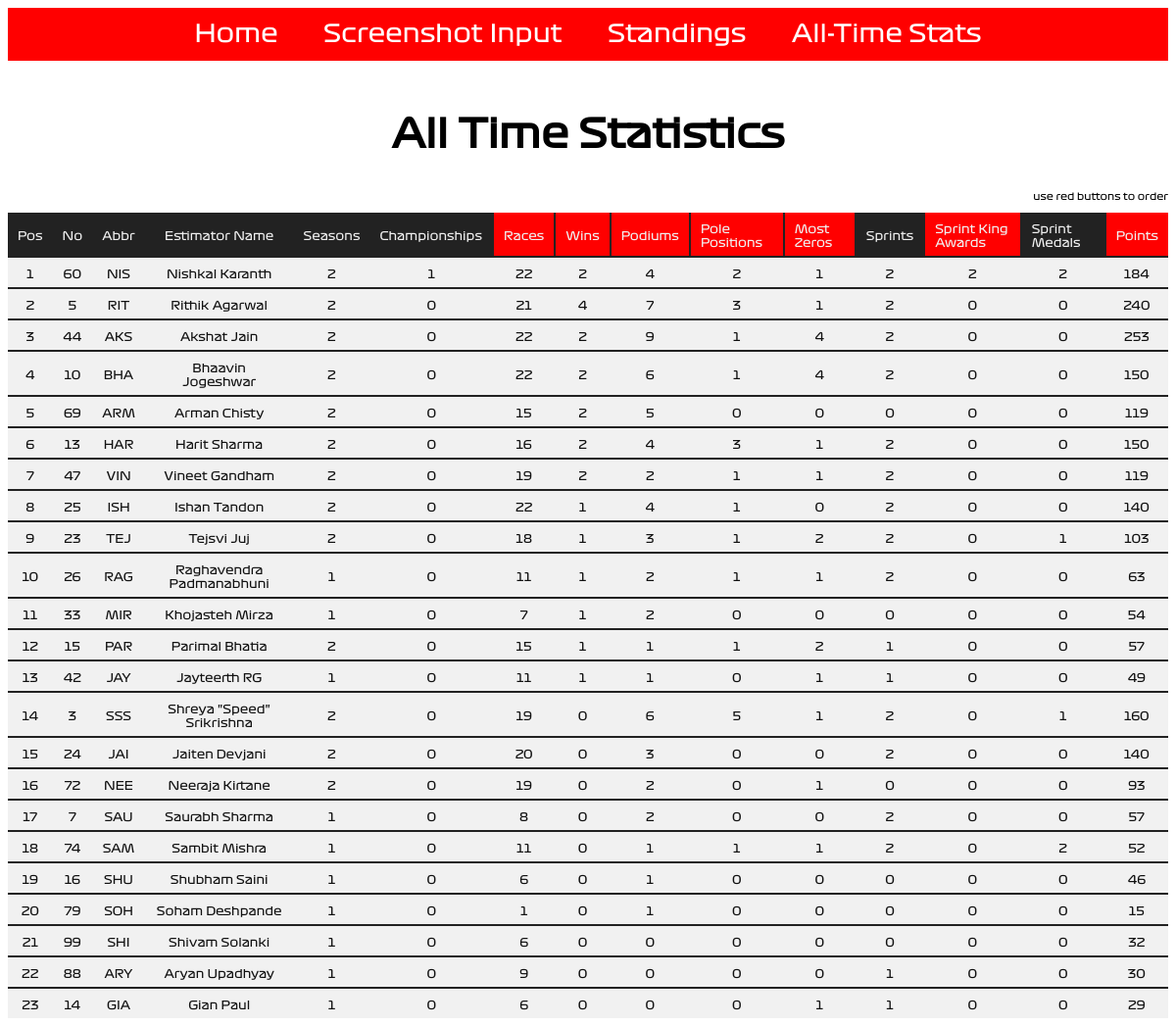
The app's page /alltimestats/, older data.
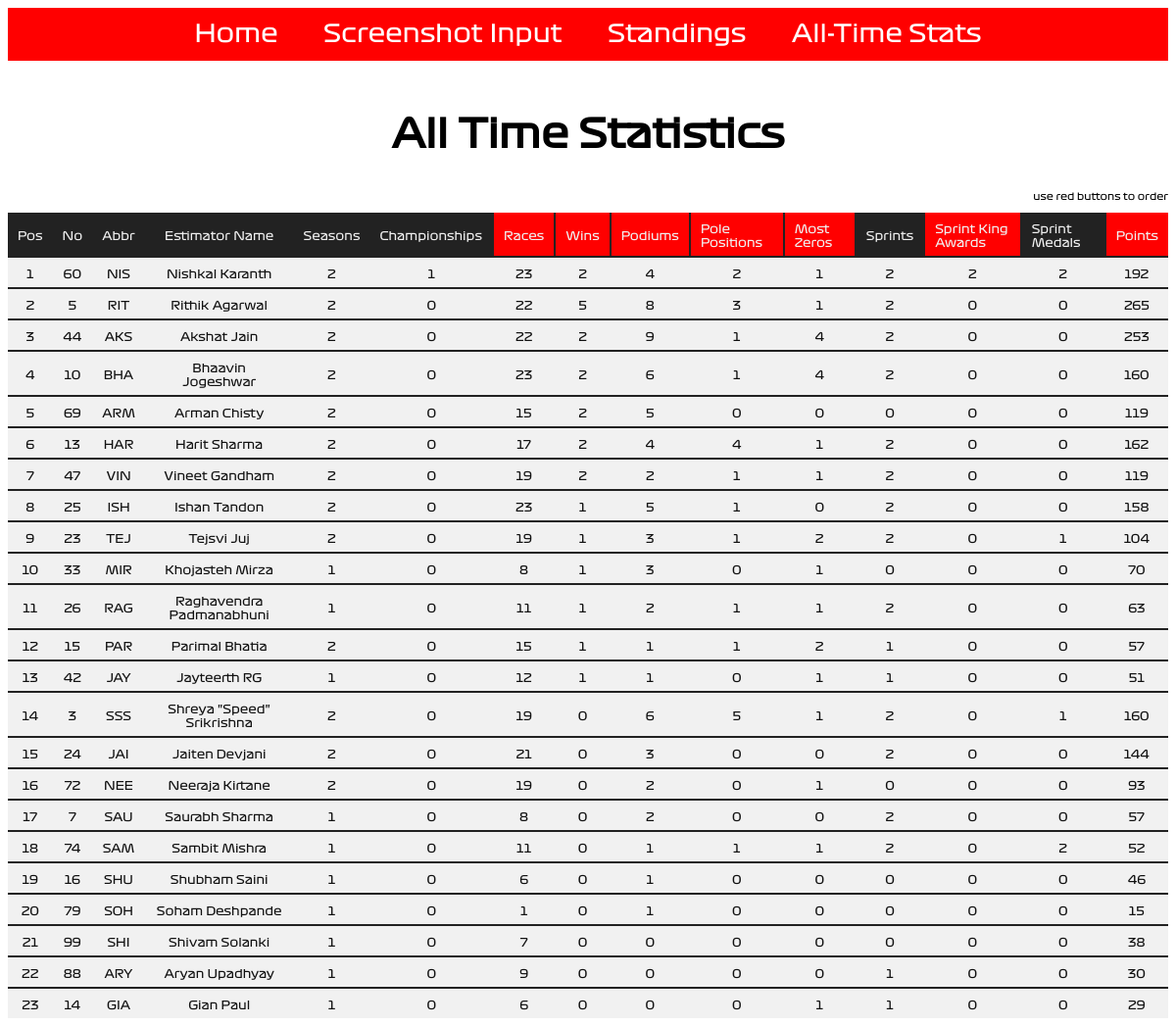
The same page, newer data.
### input_portal/models.py (models this page shows, shortened)
class alltime_leaderboard(models.Model):
    abbr = models.CharField(max_length = 4, unique = True)
    first_name = models.CharField(max_length = 32)
    last_name = models.CharField(max_length = 32)
    driver_no = models.IntegerField()
    points = models.FloatField()
    races = models.IntegerField()
    wins = models.IntegerField()
    podiums = models.IntegerField()
    sprints = models.IntegerField()
    sprint_king = models.IntegerField()
    sprint_medals = models.IntegerField()
    poles = models.IntegerField()
    most_zeros = models.IntegerField()
    seasons = models.IntegerField()
    championships = models.IntegerField()

### input_portal/views.py (the view)
# urls.py: path('alltimestats/', views.AllTimeStatsView, name='alltimestats'),
def AllTimeStatsView(request):
    href_list=['races', 'wins', 'podiums', 'poles', 'mostzeros', 'sprintkings', 'points']
    selected_list=['unselected', 'unselected', 'unselected', 'unselected', 'unselected', 'unselected', 'unselected']
    alltimestats_list = alltime_leaderboard.objects.order_by('-championships', '-wins', '-podiums', '-points')
    stats_dict = {'stat_table' : alltimestats_list, 'h': href_list, 's': selected_list}
    return render(request, 'alltimestats.html', context = stats_dict)

### input_portal/templates/input_portal/alltimestats.html
<!DOCTYPE html>
{% extends "input_portal/base.html" %}
{% block body_block %}
  <h2>All Time Statistics</h2>
  <p style="text-align: right; font-size: 10px"> use red buttons to order </p>
  {% if stat_table %}
  <table class="current_leaderboard centre">
  <thead>
    <td class="statHead"> Pos </td>
    <td class="statHead"> No </td>
    <td class="statHead"> Abbr </td>
    <td class="statHead tcentre"> Estimator Name </td>
    <td class="statHead"> Seasons </td>
    <td class="statHead"> Championships </td>
    <td class="statButton{{ s.0 }}"> <a href = "{{ h.0 }}"> Races </a> </td>
    <td class="statButton{{ s.1 }}"> <a href = "{{ h.1 }}"> Wins </a> </td>
    <td class="statButton{{ s.2 }}"> <a href = "{{ h.2 }}"> Podiums </a> </td>
    <td class="statButton{{ s.3 }}"> <a href = "{{ h.3 }}"> Pole Positions </a> </td>
    <td class="statButton{{ s.4 }}"> <a href = "{{ h.4 }}"> Most Zeros </a> </td>
    <td class="statHead"> Sprints </td>
    <td class="statButton{{ s.5 }}"> <a href = "{{ h.5 }}"> Sprint King Awards </a> </td>
    <td class="statHead"> Sprint Medals </td>
    <td class="statButton{{ s.6 }}"> <a href = "{{ h.6 }}"> Points </a> </td>
  </thead>
  {% for row in stat_table %}
    <tr>
      <td class="statText"> {{ forloop.counter }} </td>
      <td class="statText"> {{ row.driver_no }} </td>
      <td class="statText"> {{ row.abbr }} </td>
      <td class="statText"> {{ row.first_name }} {{ row.last_name }} </td>
      <td class="statText"> {{ row.seasons }} </td>
      <td class="statText"> {{ row.championships }} </td>
      <td class="statText"> {{ row.races }} </td>
      <td class="statText"> {{ row.wins }} </td>
      <td class="statText"> {{ row.podiums }} </td>
      <td class="statText"> {{ row.poles }} </td>
      <td class="statText"> {{ row.most_zeros }} </td>
      <td class="statText"> {{ row.sprints }} </td>
      <td class="statText"> {{ row.sprint_king }} </td>
      <td class="statText"> {{ row.sprint_medals }} </td>
      <td class="statText"> {{ row.points|floatformat:0 }} </td>
    </tr>
  {% endfor %}
  </table>
  {% else %}
    <p>No data found </p>
  {% endif %}
{% endblock %}

Row changes from the older to the newer data that the page shows:
changed alltime_leaderboard "NIS": races "22" → "23"; points "184" → "192"
changed alltime_leaderboard "RIT": races "21" → "22"; wins "4" → "5"; podiums "7" → "8"; points "240" → "265"
changed alltime_leaderboard "BHA": races "22" → "23"; points "150" → "160"
changed alltime_leaderboard "HAR": races "16" → "17"; poles "3" → "4"; points "150" → "162"
changed alltime_leaderboard "ISH": races "22" → "23"; podiums "4" → "5"; points "140" → "158"
changed alltime_leaderboard "TEJ": races "18" → "19"; points "103" → "104"
changed alltime_leaderboard "MIR": races "7" → "8"; podiums "2" → "3"; most_zeros "0" → "1"; points "54" → "70"; moves up the list
changed alltime_leaderboard "JAY": races "11" → "12"; points "49" → "51"
changed alltime_leaderboard "JAI": races "20" → "21"; points "140" → "144"
changed alltime_leaderboard "SHI": races "6" → "7"; points "32" → "38"
